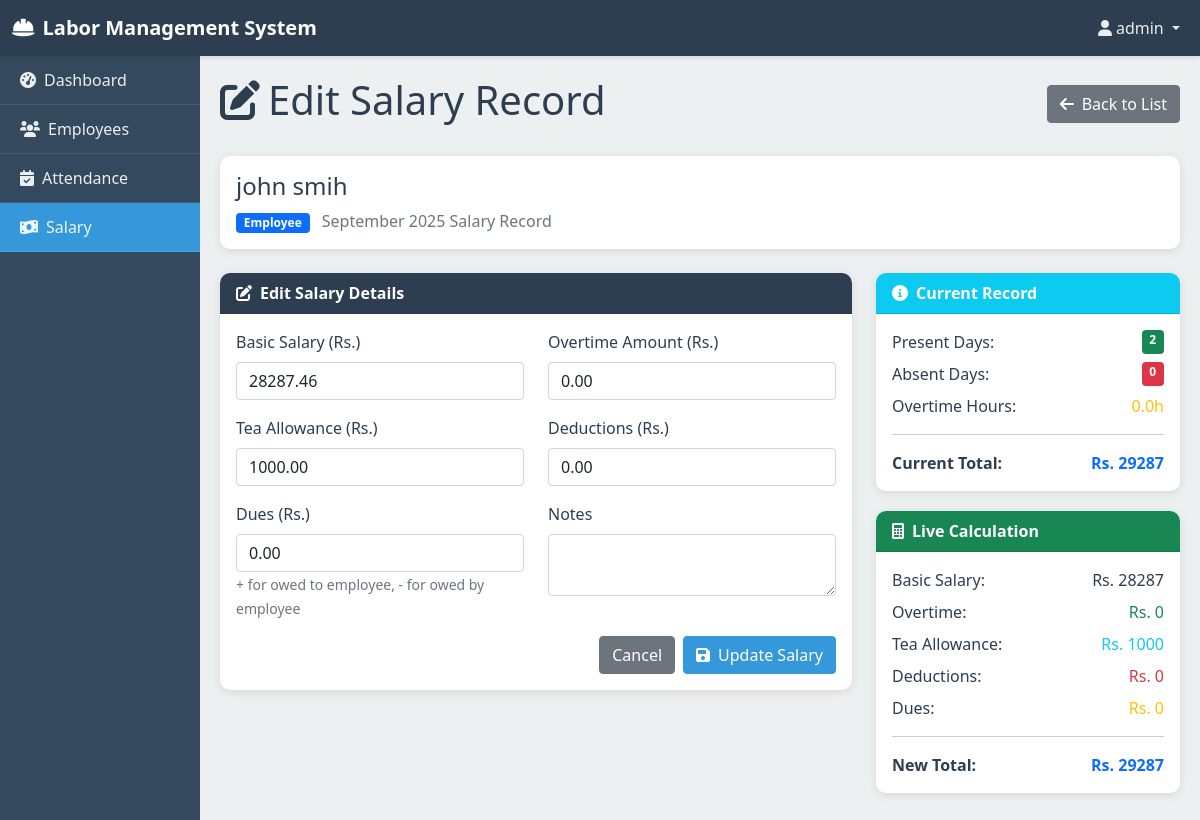
The page /salary/edit/9/ (signed in) on the database its author committed.
### salary/models.py (models this page shows, shortened)
class SalaryRecord(models.Model):
    employee = models.ForeignKey(Employee, on_delete=models.CASCADE)
    month = models.IntegerField()
    year = models.IntegerField()
    basic_salary = models.DecimalField(max_digits=10, decimal_places=2)
    overtime_amount = models.DecimalField(max_digits=10, decimal_places=2, default=0)
    tea_allowance = models.DecimalField(max_digits=10, decimal_places=2, default=1000)
    advance_taken = models.DecimalField(max_digits=10, decimal_places=2, default=0)
    deductions = models.DecimalField(max_digits=10, decimal_places=2, default=0)
    dues = models.DecimalField(max_digits=10, decimal_places=2, default=0)
    total_salary = models.DecimalField(max_digits=10, decimal_places=2)
    days_present = models.IntegerField(default=0)
    days_absent = models.IntegerField(default=0)
    half_days = models.IntegerField(default=0)
    overtime_hours = models.DecimalField(max_digits=6, decimal_places=2, default=0)
    late_penalty_hours = models.DecimalField(max_digits=6, decimal_places=2, default=0)
    total_late_days = models.IntegerField(default=0)  # <-- Added field
    notes = models.TextField(blank=True)
    created_at = models.DateTimeField(auto_now_add=True)
    updated_at = models.DateTimeField(auto_now=True)
    class Meta:
        unique_together = ['employee', 'month', 'year']
        ordering = ['-year', '-month', 'employee__name']

### employees/models.py (models this page shows, shortened)
class Employee(models.Model):
    EMPLOYEE_TYPES = [
        ('employee', 'Employee'),
        ('labor', 'Labor'),
    ]
    name = models.CharField(max_length=100)
    last_name = models.CharField(max_length=100)
    joining_date = models.DateField()
    age = models.IntegerField(validators=[MinValueValidator(18)])
    salary = models.DecimalField(max_digits=10, decimal_places=2)
    employee_type = models.CharField(max_length=10, choices=EMPLOYEE_TYPES)
    is_active = models.BooleanField(default=True)
    created_at = models.DateTimeField(auto_now_add=True)
    updated_at = models.DateTimeField(auto_now=True)
    @property
    def full_name(self):
        return f"{self.name} {self.last_name}"
    class Meta:
        ordering = ['-created_at']

### salary/views.py (the view, shortened to what this page needs)
# urls.py: path('edit/<int:pk>/', views.edit_salary, name='edit'),
@login_required
def edit_salary(request, pk):
    salary_record = get_object_or_404(SalaryRecord, pk=pk)
    context = {
        'salary_record': salary_record,
        'month_name': datetime(salary_record.year, salary_record.month, 1).strftime('%B'),
    }
    return render(request, 'salary/edit.html', context)

### templates/salary/edit.html (shortened to what this page needs)
{% extends 'base.html' %}
{% block content %}
<div class="d-flex justify-content-between align-items-center mb-4">
    <h1><i class="fas fa-edit me-2"></i>Edit Salary Record</h1>
    <a href="{% url 'salary:list' %}" class="btn btn-secondary">
        <i class="fas fa-arrow-left me-2"></i>Back to List
    </a>
</div>
<div class="card mb-4">
    <div class="card-body">
        <h4>{{ salary_record.employee.full_name }}</h4>
        <p class="text-muted mb-0">
            <span class="badge bg-{% if salary_record.employee.employee_type == 'labor' %}success{% else %}primary{% endif %} me-2">
                {{ salary_record.employee.get_employee_type_display }}
            </span>
            {{ month_name }} {{ salary_record.year }} Salary Record
        </p>
    </div>
</div>
<div class="row">
    <div class="col-md-8">
        <div class="card">
            <div class="card-header">
                <i class="fas fa-edit me-2"></i>Edit Salary Details
            </div>
            <div class="card-body">
                <form method="post">
                    <div class="row">
                        <div class="col-md-6 mb-3">
                            <label for="basic_salary" class="form-label">Basic Salary (Rs.)</label>
                            <input type="number" class="form-control" id="basic_salary" name="basic_salary"
                                   value="{{ salary_record.basic_salary }}" step="0.01" required>
                        </div>
                        <div class="col-md-6 mb-3">
                            <label for="overtime_amount" class="form-label">Overtime Amount (Rs.)</label>
                            <input type="number" class="form-control" id="overtime_amount" name="overtime_amount"
                                   value="{{ salary_record.overtime_amount }}" step="0.01">
                        </div>
                    </div>
                    <div class="row">
                        <div class="col-md-6 mb-3">
                            <label for="tea_allowance" class="form-label">Tea Allowance (Rs.)</label>
                            <input type="number" class="form-control" id="tea_allowance" name="tea_allowance"
                                   value="{{ salary_record.tea_allowance }}" step="0.01">
                        </div>
                        <div class="col-md-6 mb-3">
                            <label for="deductions" class="form-label">Deductions (Rs.)</label>
                            <input type="number" class="form-control" id="deductions" name="deductions"
                                   value="{{ salary_record.deductions }}" step="0.01">
                        </div>
                    </div>
                    <div class="row">
                        <div class="col-md-6 mb-3">
                            <label for="dues" class="form-label">Dues (Rs.)</label>
                            <input type="number" class="form-control" id="dues" name="dues"
                                   value="{{ salary_record.dues }}" step="0.01">
                            <small class="text-muted">+ for owed to employee, - for owed by employee</small>
                        </div>
                        <div class="col-md-6 mb-3">
                            <label for="notes" class="form-label">Notes</label>
                            <textarea class="form-control" id="notes" name="notes" rows="2">{{ salary_record.notes }}</textarea>
                        </div>
                    </div>
                    <div class="d-flex justify-content-end">
                        <a href="{% url 'salary:list' %}" class="btn btn-secondary me-2">Cancel</a>
                        <button type="submit" class="btn btn-primary">
                            <i class="fas fa-save me-2"></i>Update Salary
                        </button>
                    </div>
                </form>
            </div>
        </div>
    </div>
    <div class="col-md-4">
        <div class="card">
            <div class="card-header bg-info text-white">
                <i class="fas fa-info-circle me-2"></i>Current Record
            </div>
            <div class="card-body">
                <div class="d-flex justify-content-between mb-2">
                    <span>Present Days:</span>
                    <span class="badge bg-success">{{ salary_record.days_present }}</span>
                </div>
                <div class="d-flex justify-content-between mb-2">
                    <span>Absent Days:</span>
                    <span class="badge bg-danger">{{ salary_record.days_absent }}</span>
                </div>
                <div class="d-flex justify-content-between mb-2">
                    <span>Overtime Hours:</span>
                    <span class="text-warning">{{ salary_record.overtime_hours|floatformat:1 }}h</span>
                </div>
                <hr>
                <div class="d-flex justify-content-between">
                    <strong>Current Total:</strong>
                    <strong class="text-primary">Rs. {{ salary_record.total_salary|floatformat:0 }}</strong>
                </div>
            </div>
        </div>
        <div class="card mt-3">
            <div class="card-header bg-success text-white">
                <i class="fas fa-calculator me-2"></i>Live Calculation
            </div>
            <div class="card-body">
                <div class="d-flex justify-content-between mb-2">
                    <span>Basic Salary:</span>
                    <span id="summary_basic">Rs. {{ salary_record.basic_salary|floatformat:0 }}</span>
                </div>
                <div class="d-flex justify-content-between mb-2">
                    <span>Overtime:</span>
                    <span id="summary_overtime" class="text-success">Rs. {{ salary_record.overtime_amount|floatformat:0 }}</span>
                </div>
                <div class="d-flex justify-content-between mb-2">
                    <span>Tea Allowance:</span>
                    <span id="summary_tea" class="text-info">Rs. {{ salary_record.tea_allowance|floatformat:0 }}</span>
                </div>
                <div class="d-flex justify-content-between mb-2">
                    <span>Deductions:</span>
                    <span id="summary_deductions" class="text-danger">Rs. {{ salary_record.deductions|floatformat:0 }}</span>
                </div>
                <div class="d-flex justify-content-between mb-2">
                    <span>Dues:</span>
                    <span id="summary_dues" class="text-warning">Rs. {{ salary_record.dues|floatformat:0 }}</span>
                </div>
                <hr>
                <div class="d-flex justify-content-between">
                    <strong>New Total:</strong>
                    <strong id="summary_total" class="text-primary">Rs. {{ salary_record.total_salary|floatformat:0 }}</strong>
                </div>
            </div>
        </div>
    </div>
</div>
{% endblock %}

### templates/base.html (shortened to what this page needs)
<!DOCTYPE html>
<html lang="en">
<head>
    <link href="https://cdn.jsdelivr.net/npm/bootstrap@5.1.3/dist/css/bootstrap.min.css" rel="stylesheet">
    <link href="https://cdnjs.cloudflare.com/ajax/libs/font-awesome/6.0.0/css/all.min.css" rel="stylesheet">
</head>
<body>
    {% if user.is_authenticated %}
        <nav class="navbar navbar-expand-lg navbar-dark">
            <div class="container-fluid">
                <a class="navbar-brand" href="{% url 'dashboard' %}">
                    <i class="fas fa-hard-hat me-2"></i>Labor Management System
                </a>
                <div class="collapse navbar-collapse" id="navbarNav">
                    <ul class="navbar-nav ms-auto">
                        <li class="nav-item dropdown">
                            <a class="nav-link dropdown-toggle" href="#" id="navbarDropdown" role="button" data-bs-toggle="dropdown">
                                <i class="fas fa-user me-1"></i>{{ user.username }}
                            </a>
                        </li>
                    </ul>
                </div>
            </div>
        </nav>
        <div class="container-fluid">
            <div class="row">
                <div class="col-md-2 sidebar">
                    <nav class="nav flex-column">
                        <a class="nav-link {% if request.resolver_match.url_name == 'dashboard' %}active{% endif %}" href="{% url 'dashboard' %}">
                            <i class="fas fa-tachometer-alt me-2"></i>Dashboard
                        </a>
                        <a class="nav-link {% if 'employees' in request.resolver_match.namespace %}active{% endif %}" href="{% url 'employees:list' %}">
                            <i class="fas fa-users me-2"></i>Employees
                        </a>
                        <a class="nav-link {% if 'attendance' in request.resolver_match.namespace %}active{% endif %}" href="{% url 'attendance:list' %}">
                            <i class="fas fa-calendar-check me-2"></i>Attendance
                        </a>
                        <a class="nav-link {% if 'salary' in request.resolver_match.namespace %}active{% endif %}" href="{% url 'salary:list' %}">
                            <i class="fas fa-money-bill-wave me-2"></i>Salary
                        </a>
                    </nav>
                </div>
                <div class="col-md-10 main-content">
                    {% block content %}
                    {% endblock %}
                </div>
            </div>
        </div>
    {% endif %}
</body>
</html>

### templates/base.html (style rules this page uses)
:root { --primary-color: #2c3e50; --secondary-color: #34495e; --accent-color: #3498db; --success-color: #27ae60; --warning-color: #f39c12; --danger-color: #e74c3c; --light-bg: #ecf0f1; --dark-text: #2c3e50; }
body { font-family: 'Segoe UI', Tahoma, Geneva, Verdana, sans-serif; background-color: var(--light-bg); color: var(--dark-text); }
.navbar { background-color: var(--primary-color) !important; box-shadow: 0 2px 4px rgba(0,0,0,0.1); }
.navbar-brand { font-weight: bold; color: white !important; }
.nav-link { color: rgba(255,255,255,0.9) !important; transition: color 0.3s ease; }
.sidebar { background-color: var(--secondary-color); min-height: calc(100vh - 56px); padding: 0; }
.sidebar .nav-link { color: rgba(255,255,255,0.8); padding: 12px 20px; border-bottom: 1px solid rgba(255,255,255,0.1); transition: all 0.3s ease; }
.sidebar .nav-link.active { background-color: var(--accent-color); color: white; }
.main-content { padding: 20px; }
.card { border: none; border-radius: 10px; box-shadow: 0 2px 10px rgba(0,0,0,0.1); margin-bottom: 20px; }
.card-header { background-color: var(--primary-color); color: white; border-radius: 10px 10px 0 0 !important; font-weight: 600; }
.btn-primary { background-color: var(--accent-color); border-color: var(--accent-color); }

### rows shown on the page
SalaryRecord: employee.full_name "john smih", employee.employee_type "Employee", year "2025", basic_salary "28287.46", overtime_amount "0.00", tea_allowance "1000.00", deductions "0.00", dues "0.00", days_present "2", days_absent "0", overtime_hours "0.0", total_salary "29287", basic_salary "28287", overtime_amount "0", tea_allowance "1000", deductions "0", dues "0"

### other values the page prints
{{ user.username }} "admin"
{{ month_name }} "September"
